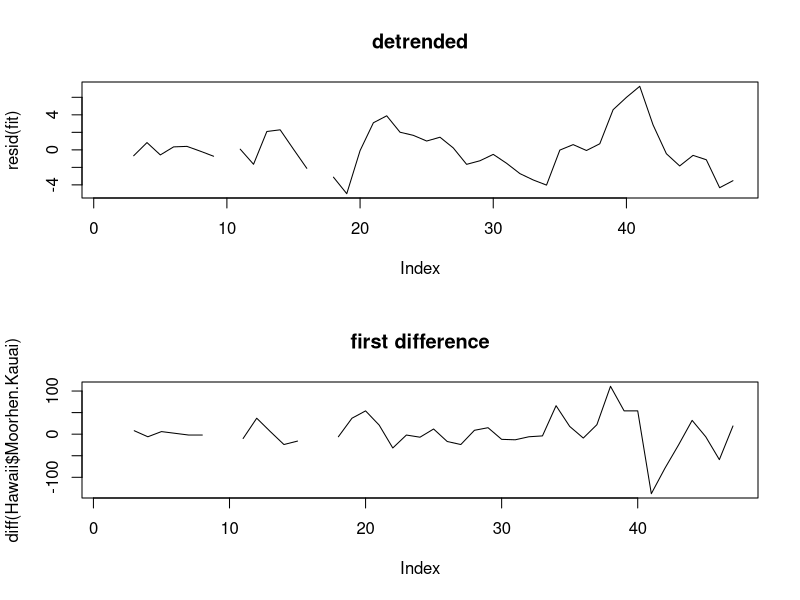

This chart was generated by the following R code:
# setwd("//media//kswada//MyFiles//R//hawaii")
setwd("//media//kswada//MyFiles//R//Generalized_linear_model_and_heterogeneity//hawaii")

packages <- c("dplyr", "lattice")
purrr::walk(packages, library, character.only = TRUE, warn.conflicts = FALSE)



# ------------------------------------------------------------------------------
# data:  Hawaii
# ------------------------------------------------------------------------------

Hawaii <- read.table(file = "Hawaii.txt", header = TRUE)


str(Hawaii)


dim(Hawaii)


car::some(Hawaii)



# ------------------------------------------------------------------------------
# data exploration:  detrending and differencing
# ------------------------------------------------------------------------------


# regress sqrt(Moorhen.Kauai) on time
fit <- lm(sqrt(Moorhen.Kauai) ~ time(Moorhen.Kauai), na.action = na.exclude, data = Hawaii)



# ----------
par(mfrow = c(2, 1))

plot(resid(fit), type = "l", main = "detrended")

plot(diff(Hawaii$Moorhen.Kauai), type = "l", main = "first difference")



# -->
# One advantage of differencing over detrending to remove trend is that no parameters are estimated in the differencing operation.
# One disadvantage, however, is that differencing does not yield an estimate of the stationary process y(t).
# If an estimate of y(t) is essential, then detrending may be more appropriate.
# If the goal is to coerce the data to stationarity, then differencing may be more appropriate.

